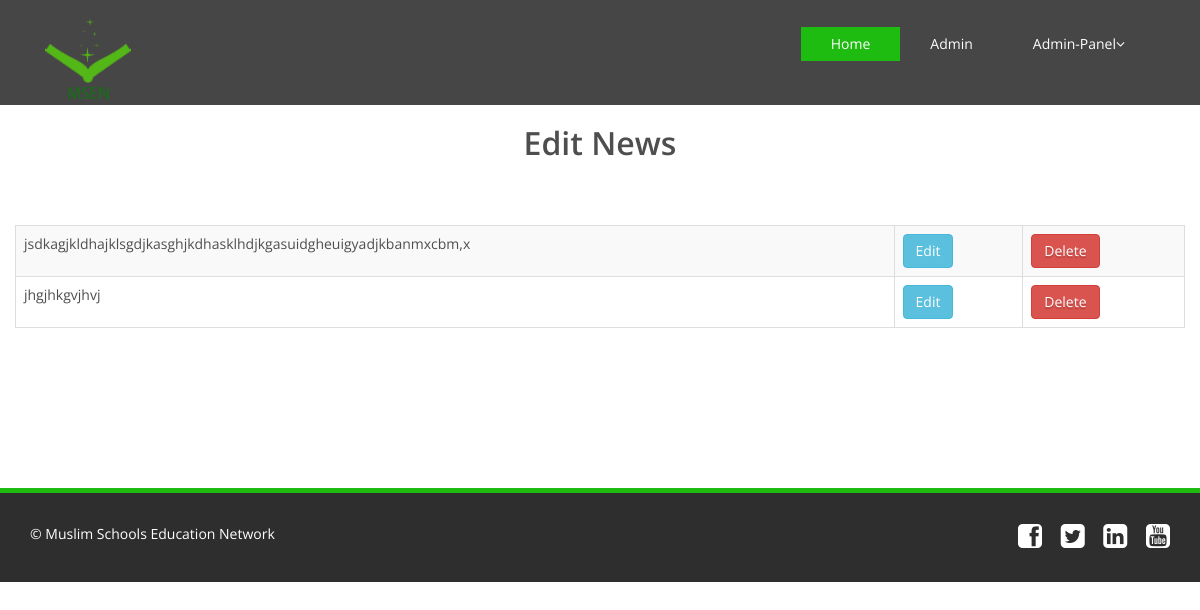
Page /edit_news.php (signed in) on the committed database.
### tables this page shows
CREATE TABLE IF NOT EXISTS `news` (
  `news_id` int(11) NOT NULL AUTO_INCREMENT,
  `news` varchar(500) NOT NULL,
  `date` date NOT NULL,
  `link` varchar(200) NOT NULL,
  `event_id` int(11) NOT NULL,
  PRIMARY KEY (`news_id`)
);

### edit_news.php (the view, shortened to what this page needs)
<?php
include "include/admin-header.php";
include "include/connection.php";
?>
<div class="container">
<div class="row">
    <div class="modal-title">
        <h2 class="center" style="font-size: xx-large;">Edit News</h2>
    </div>
    <?php
    $sql = "select * from news order by news_id desc limit 3";
    $result = mysqli_query($conn,$sql);
    ?>
    <table cellpadding="0" cellspacing="0" border="0" class="datatable-1 table table-bordered table-striped	 display" width="100%">
        <tbody>
<?php
while($row=mysqli_fetch_array($result,MYSQLI_ASSOC)) {
    $link = "<a href=".'"ue_news.php?id=' .
        $row['news_id'] .'">';
    $link1 = "<a href=".'"del_news.php?id=' .
        $row['news_id'] .'">';
    echo '<tr class="gradeC">';
    echo '<td>';
    echo $row['news'];
    echo '</td>';
    echo '<td>';
    echo "<a>";
    echo $link;
    echo "<div class='btn btn-info'>";
    echo "Edit";
    echo "</div>";
    echo "</a>";
    echo '</td>';
    echo '<td>';
    echo "<a>";
    echo $link1;
    echo "<div class='btn btn-danger'>";
    echo "Delete";
    echo "</div>";
    echo "</a>";
    echo '</td>';
    echo '</tr>';
}
?>
</tbody>
        </table>
</div>
</div>
<?php
include "include/links_buttom.php";
include "include/footer.php";
?>

### css/main.css (style rules this page uses)
body { background: #fff; font-family: 'Open Sans', sans-serif; color:#4e4e4e; line-height: 22px; }
h1, h2, h3, h4, h5, h6 { font-weight: 600; font-family: 'Open Sans', sans-serif; color:#4e4e4e; }
h2 { font-size: 20px; }
a { color: #1EBB11; -webkit-transition: color 300ms, background-color 300ms; -moz-transition: color 300ms, background-color 300ms; -o-transition: color 300ms, background-color 300ms; transition: color 300ms, background-color 300ms; }
.center { text-align: center; padding-bottom: 55px; }
table { margin: auto; }

### rows in the picture
news: news "jsdkagjkldhajklsgdjkasghjkdhasklhdjkgasuidgheuigyadjkbanmxcbm,x"
news: news "jhgjhkgvjhvj"
